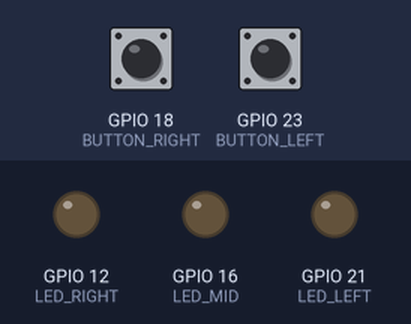
A program run on a simulated Raspberry Pi (BCM pin numbers). Parts: output pins drawn as LEDs (lit = HIGH). Inputs (shaded band) come from the test bench; at power-on: GPIO 18 (BUTTON_RIGHT) HIGH, GPIO 23 (BUTTON_LEFT) HIGH. What the program prints to the terminal is not drawn.

Above: at 1.2 s.
1.3 s: GPIO 18 (BUTTON_RIGHT) pulled LOW for 0.25 s
At 1.5 s:
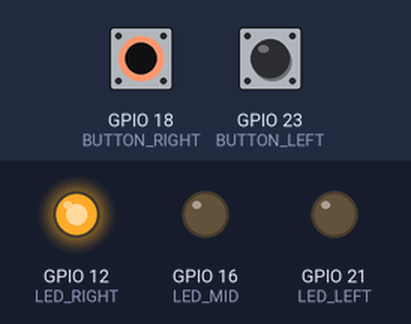
3.1 s: GPIO 23 (BUTTON_LEFT) pulled LOW for 0.25 s
At 3.3 s:
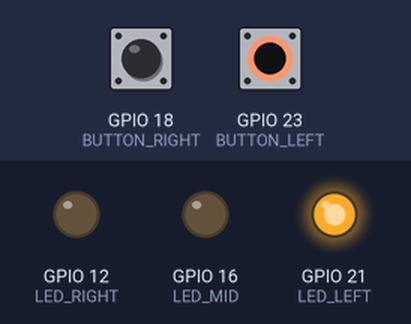
4.9 s: GPIO 23 (BUTTON_LEFT) pulled LOW for 3.2 s
At 9.4 s:
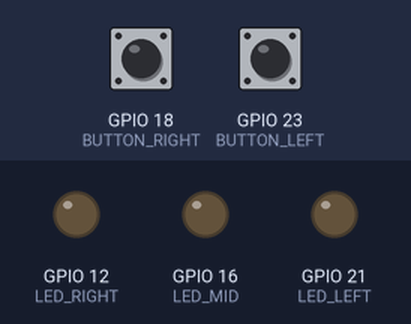
9.7 s: GPIO 18 (BUTTON_RIGHT) pulled LOW for 3.2 s
At 10.7 s:
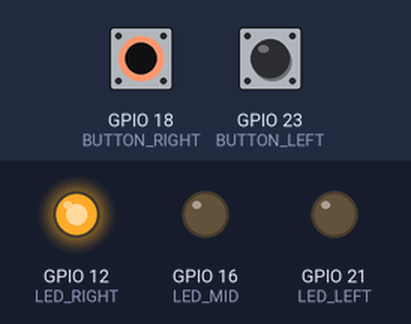
14.5 s: GPIO 18 (BUTTON_RIGHT) driven LOW and GPIO 23 (BUTTON_LEFT) driven LOW
At 15.6 s:
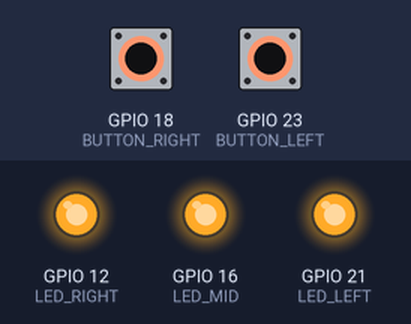
Timing chart, 0 to 17.1 s (numbered marks = the images above; inputs shaded):
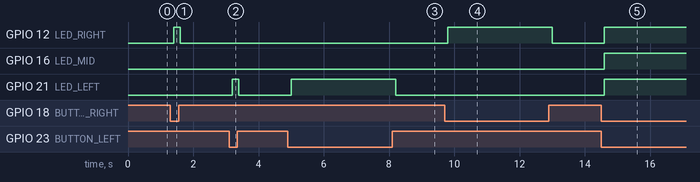

The program:

multi_switch.py
```python
import RPi.GPIO as GPIO
import time

"""
A module that has 2 input buttons.
When the left button is pressed, the left LEDs turn on.
When the right button is pressed, the right LEDs turn on.
When both buttons are pressed, the left, right, and middle LEDs turn on.
"""
BUTTON_LEFT=23
BUTTON_RIGHT=18
LED_LEFT=21
LED_MID=16
LED_RIGHT=12

GPIO.setmode(GPIO.BCM)
GPIO.setup(BUTTON_LEFT, GPIO.IN, pull_up_down=GPIO.PUD_UP)
GPIO.setup(BUTTON_RIGHT, GPIO.IN, pull_up_down=GPIO.PUD_UP)
GPIO.setup(LED_LEFT, GPIO.OUT)
GPIO.setup(LED_MID, GPIO.OUT)
GPIO.setup(LED_RIGHT, GPIO.OUT)

print("Module is ready - press a button!")

try:
	while True:
		left_button = GPIO.input(BUTTON_LEFT)
		right_button = GPIO.input(BUTTON_RIGHT)
		if not left_button or not right_button:
			if not left_button and not right_button:
				GPIO.output(LED_LEFT, 1)
				GPIO.output(LED_RIGHT, 1)
				GPIO.output(LED_MID, 1)
			elif not left_button:
				GPIO.output(LED_LEFT, 1)
				GPIO.output(LED_MID, 0)
				GPIO.output(LED_RIGHT, 0)
			elif not right_button:
				GPIO.output(LED_RIGHT, 1)
				GPIO.output(LED_LEFT, 0)
				GPIO.output(LED_MID, 0)
			else:
				pass
			time.sleep(0.2)
		else:
			GPIO.output(LED_LEFT, 0)
			GPIO.output(LED_MID, 0)
			GPIO.output(LED_RIGHT, 0)
			time.sleep(0.2)

finally:
	GPIO.cleanup()
```

Measured:
- after the input at 1.3 s, GPIO 12 (LED_RIGHT): LOW → HIGH after 0.10 s, → LOW 0.20 s later
- after the input at 3.1 s, GPIO 21 (LED_LEFT): LOW → HIGH after 0.10 s, → LOW 0.20 s later
- after the input at 4.9 s, GPIO 21 (LED_LEFT): LOW → HIGH after 0.10 s, → LOW 3.2 s later
- after the input at 9.7 s, GPIO 12 (LED_RIGHT): LOW → HIGH after 0.10 s, → LOW 3.2 s later
- after the input at 14.5 s, GPIO 12 (LED_RIGHT), GPIO 16 (LED_MID), GPIO 21 (LED_LEFT): LOW → HIGH after 0.10 s
